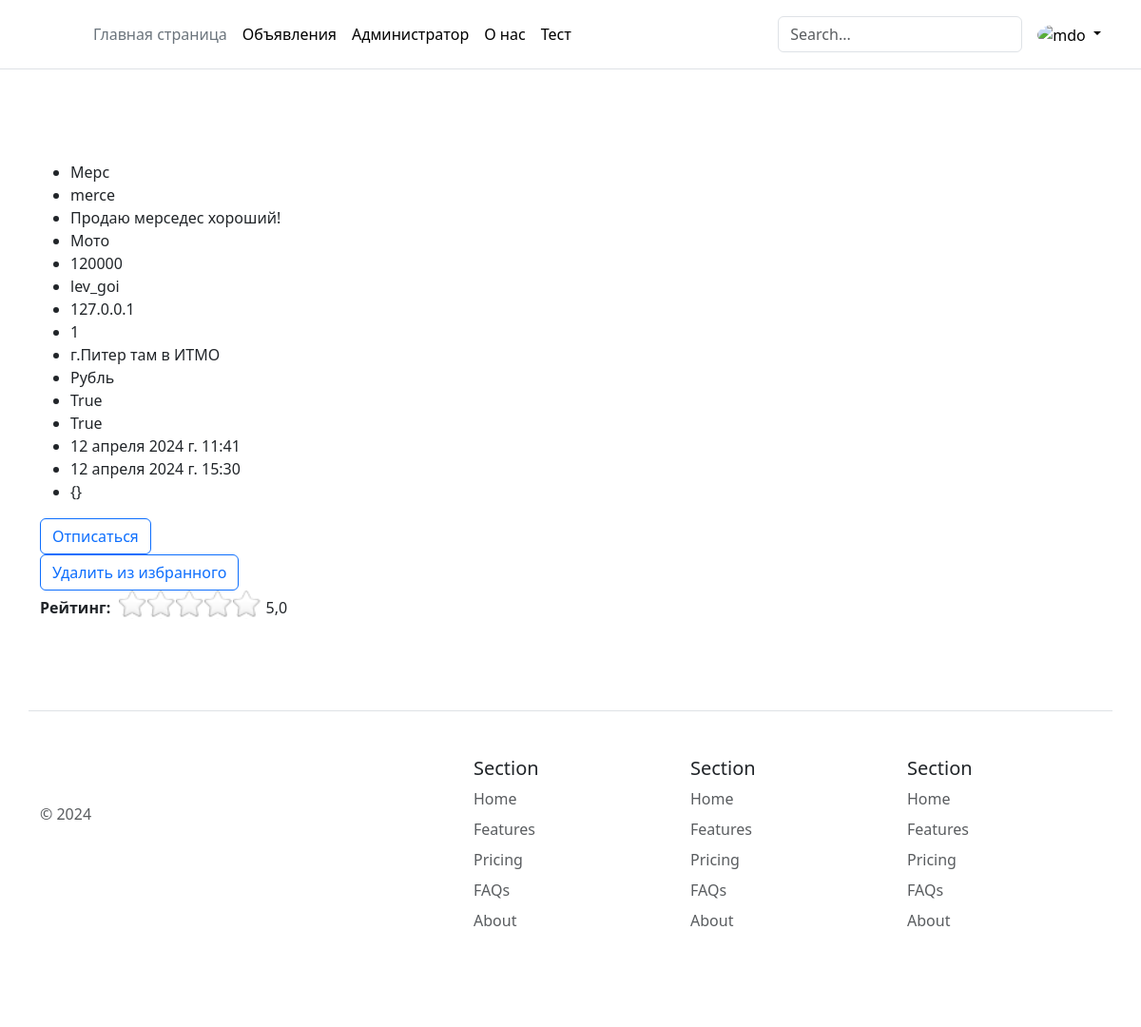
The app's page /products/1 (signed in) with its own data.
### products/models.py (models this page shows, shortened)
class Card(models.Model):
    title = models.CharField(
        max_length=200,
        verbose_name="Заглавие",
        help_text="Укажите название продукта"
    )
    slug = models.SlugField(
        unique=True,
        verbose_name="Название",
        help_text="Укажите название латиницей"
    )
    description = models.TextField(
        verbose_name="Название",
        help_text="Укажите описание группы"
    )
    category = TreeForeignKey(
        'Category',
        on_delete=models.PROTECT,
        related_name='posts',
        verbose_name='Категория'
    )
    price = models.DecimalField(
        verbose_name='Стоимость',
        help_text = "Укажите стоимость продукта",
        max_digits=30,
        decimal_places=0,
        blank=True,
        null=True
    )
    author = models.ForeignKey(
        User,
        on_delete=models.PROTECT,
        related_name='posts',
        verbose_name='Автор',
        help_text="Автор поста"
    )
    number_of_views = models.ManyToManyField(
        Ip,
        related_name="card_views",
        blank=True,
        verbose_name="Просмотр",
        help_text="IP адрес, который просмотрел карточку товара"
    )
    address = models.CharField(
        max_length=200,
        verbose_name="Адрес",
        help_text="Укажите адрес, где находиться продукт"
    )
    currency = models.ForeignKey(
        Сurrency,
        on_delete=models.PROTECT,
        blank=True,
        null=True,
        related_name='currency',
        verbose_name='Валюта',
        help_text="Валюта продукта"
    )
    published = models.BooleanField(
        default=False,
        verbose_name='Флаг публикации',
        help_text="Опубликован продукт или нет"
    )
    moderation = models.BooleanField(
        default=False,
        verbose_name='Флаг публикации(модерации)',
        help_text="Публикуем ли объявление или нет"
    )
    pub_date = models.DateTimeField(
        verbose_name='Создано',
        auto_now_add=True
    )
    pub_date_now = models.DateTimeField(
        verbose_name='Обновлено',
        auto_now=True
    )
    meta = models.CharField(
        max_length=1024,
        verbose_name="Мета",
        help_text="Мета JSON"
    )
    class Meta:
        verbose_name = "Продукт"
        verbose_name_plural = "Продукты"

class Category(MPTTModel):
    title = models.CharField(
        max_length=50,
        unique=True,
        verbose_name='Название'
    )
    parent = TreeForeignKey(
        'self',
        on_delete=models.PROTECT,
        null=True,
        blank=True,
        related_name='children',
        db_index=True,
        verbose_name='Родительская категория'
    )
    slug = models.SlugField(
        verbose_name="Название категории",
        help_text="Укажите название латиницей"
    )
    pub_date = models.DateTimeField(
        verbose_name='Создано',
        auto_now_add=True
    )
    pub_date_now = models.DateTimeField(
        verbose_name='Обновлено',
        auto_now=True
    )
    class MPTTMeta:
        order_insertion_by = ['title']
    def __str__(self):
        return self.title
    class Meta:
        unique_together = [['parent', 'slug']]
        verbose_name = 'Категория'
        verbose_name_plural = 'Категории'

class Ip(models.Model):
    ip = models.CharField(max_length=15)
    pub_date = models.DateTimeField(
        verbose_name='Создано',
        auto_now_add=True
    )
    pub_date_now = models.DateTimeField(
        verbose_name='Обновлено',
        auto_now=True
    )
    def __str__(self):
        return self.ip
    class Meta:
        verbose_name = "IP адресс"
        verbose_name_plural = "IP адреса"

class Сurrency(models.Model):
    name_currency = models.CharField(
        max_length=200,
        verbose_name="Название валюты",
        help_text="Укажите название валюты"
    )
    char_currency = models.CharField(
        max_length=10,
        verbose_name="Символ валюты",
        help_text="Укажите значок валюты символом"
    )
    currency_image = models.ImageField(
        verbose_name='Картинка валюты',
        help_text="Указжите картинку валюты",
        upload_to='currency_image/',
        blank=True,
        null=True
    )
    pub_date = models.DateTimeField(
        verbose_name='Создано',
        auto_now_add=True
    )
    pub_date_now = models.DateTimeField(
        verbose_name='Обновлено',
        auto_now=True
    )
    def __str__(self):
        return self.name_currency
    class Meta:
        verbose_name = "Валюта"
        verbose_name_plural = "Валюты"

### products/views.py (the view)
# urls.py: path('products/', include('products.urls', namespace='products')),
def products(request, pk):
    card = get_object_or_404(Card, pk=pk)
    ratings = Rating.objects.filter(card=pk)
    rating_list = [rating.star.value for rating in ratings]
    ip = get_client_ip(request)
    if Ip.objects.filter(ip=ip).exists():
        card.number_of_views.add(Ip.objects.get(ip=ip))
    else:
        Ip.objects.create(ip=ip)
        card.number_of_views.add(Ip.objects.get(ip=ip))
    user = User.objects.get(username=request.user.username)
    author = User.objects.get(username=card.author.username)
    follow_list = Follow.objects.filter(user=user, author=author)
    favourites_list = Favourites.objects.filter(user=user, card=pk)
    if follow_list:
        follow_bool = follow_list[0].flag
    else:
        follow_bool = False
    if favourites_list:
        favourites_bool = favourites_list[0].flag
    else:
        favourites_bool = False
    if rating_list:
        rating = sum(rating_list) / len(rating_list)
    else:
        rating = 0
    context = {
        'card': card,
        'number': pk,
        'star_form': RatingForm(),
        'rating': rating,
        'follow_bool': follow_bool,
        'follow_displays': True if request.user.username != card.author.username else False,
        'favourites_bool': favourites_bool
    }
    return render(request, 'products/products.html', context)

### products/forms.py
class RatingForm(forms.ModelForm):
    star = forms.ModelChoiceField(
        queryset=RatingStar.objects.all(),
        widget=forms.RadioSelect(),
        empty_label=None
    )
    class Meta:
        model = Rating
        fields = ("star",)

### products/models.py (called while the page is built)
    def __str__(self):
        return f'{self.value}'

### products/views.py (called while the page is built)
def get_client_ip(request):
    x_forwarded_for = request.META.get('HTTP_X_FORWARDED_FOR')
    if x_forwarded_for:
        ip = x_forwarded_for.split(',')[0]
    else:
        ip = request.META.get('REMOTE_ADDR')
    return ip

### templates/products/products.html (shortened to what this page needs)
{% extends 'base.html' %}
{% block content %}
<br>
<article>
   <ul>
      <li>
        {{ card.title }}
      </li>
      <li>
         {{ card.slug }}
      </li>
       <li>
         {{ card.description }}
      </li>
      <li>
          {{ card.category }}
      </li>
       <li>
           {{ card.price }}
      </li>
      <li>
          {{ card.author }}
      </li>
       <li>
           {% for i in card.number_of_views.all %}
           {{ i }}
           {% endfor %}
      </li>
       <li>
           {{ card.number_of_views.all|length }}
      </li>
      <li>
          {{ card.address }}
      </li>
       <li>
           {{ card.currency }}
      </li>
      <li>
          {{ card.published }}
      </li>
       <li>
           {{ card.moderation }}
      </li>
      <li>
          {{ card.pub_date }}
      </li>
       <li>
           {{ card.pub_date_now }}
      </li>
      <li>
          {{ card.meta }}
      </li>
   </ul>
</article>
{% if follow_displays %}
    {% if follow_bool %}
    <form action="{% url 'products:remove_follow' card.author card.id %}" method="POST">
        <button type="submit" class="btn btn-outline-primary">Отписаться</button>
    </form>
    {% else %}
    <form action="{% url 'products:add_follow' card.author card.id %}" method="POST">
        {% csrf_token %}
        <button type="submit" class="btn btn-outline-primary">Подписаться</button>
    </form>
    {% endif %}
    {% if favourites_bool %}
    <form action="{% url 'products:remove_favourit' card.pk %}" method="POST">
        <button type="submit" class="btn btn-outline-primary">Удалить из избранного</button>
    </form>
    {% else %}
    <form action="{% url 'products:add_favourit' card.pk %}" method="POST">
        {% csrf_token %}
        <button type="submit" class="btn btn-outline-primary">Добавить в избранное</button>
    </form>
    {% endif %}
{% endif %}
<form action="{% url 'products:add_rating' %}" method="POST" name="rating">
    <b>Рейтинг:</b>
    <span class="rating">
        {% for k, v in star_form.fields.star.choices %}
            <label for="rating{{ v }}">{{ k }}</label>
        {% endfor %}
    </span>
    <span class="editContent">{{ rating }}</span>
</form>
{% endblock %}

### templates/base.html (shortened to what this page needs)
<!DOCTYPE html>
{% load static %}
<html lang="ru">
   <head>
      <link rel="stylesheet" href="{% static 'css/bootstrap.min.css' %}">
   </head>
   <body>
    <header class="p-3 mb-3 border-bottom">
     {% include 'includes/header.html' %}
    </header>
    <main>
     <div class="container py-5">
        {% block content %}{% endblock %}
     </div>
    </main>
    <div class="container">
     {% include 'includes/footer.html' %}
    </div>
   </body>
</html>

### templates/includes/header.html (shortened to what this page needs)
<div class="container">
  <div class="d-flex flex-wrap align-items-center justify-content-center justify-content-lg-start">
    <a href="/" class="d-flex align-items-center mb-2 mb-lg-0 link-body-emphasis text-decoration-none">
      <svg class="bi me-2" width="40" height="32" role="img" aria-label="Bootstrap"><use xlink:href="#bootstrap"/></svg>
    </a>
    <ul class="nav col-12 col-lg-auto me-lg-auto mb-2 justify-content-center mb-md-0">
      <li><a href="{% url 'home:index' %}" class="nav-link px-2 link-secondary">Главная страница</a></li>
      <li><a href="{% url 'products:index' %}" class="nav-link px-2 link-body-emphasis">Объявления</a></li>
      <li><a href="{% url 'administrator:index' %}" class="nav-link px-2 link-body-emphasis">Администратор</a></li>
      <li><a href="{% url 'about:index' %}" class="nav-link px-2 link-body-emphasis">О нас</a></li>
      <li><a href="#exampleModalToggle" class="nav-link px-2 link-body-emphasis btn btn-primary" data-bs-toggle="modal" href="#exampleModalToggle" role="button">Тест</a></li>
    </ul>
    <form class="col-12 col-lg-auto mb-3 mb-lg-0 me-lg-3" role="search">
      <input type="search" class="form-control" placeholder="Search..." aria-label="Search">
    </form>
    {% if user.is_authenticated %}
    <div class="dropdown text-end">
      <a href="#" class="d-block link-body-emphasis text-decoration-none dropdown-toggle" data-bs-toggle="dropdown" aria-expanded="false">
        <img src="https://github.com/mdo.png" alt="mdo" width="32" height="32" class="rounded-circle">
      </a>
    </div>
    {% else %}
    <ul class="nav col-12 col-lg-auto">
      <li><a href="{% url 'admin:login' %}" class="nav-link px-2 link-body-emphasis btn btn-primary">Войти</a></li>
    </ul>
    {% endif %}
  </div>
</div>

### templates/includes/footer.html
 <footer class="row row-cols-1 row-cols-sm-2 row-cols-md-5 py-5 my-5 border-top">
    <div class="col mb-3">
      <a href="/" class="d-flex align-items-center mb-3 link-body-emphasis text-decoration-none">
        <svg class="bi me-2" width="40" height="32"><use xlink:href="#bootstrap"/></svg>
      </a>
      <p class="text-body-secondary">&copy; 2024</p>
    </div>
    <div class="col mb-3">
    </div>
    <div class="col mb-3">
      <h5>Section</h5>
      <ul class="nav flex-column">
        <li class="nav-item mb-2"><a href="#" class="nav-link p-0 text-body-secondary">Home</a></li>
        <li class="nav-item mb-2"><a href="#" class="nav-link p-0 text-body-secondary">Features</a></li>
        <li class="nav-item mb-2"><a href="#" class="nav-link p-0 text-body-secondary">Pricing</a></li>
        <li class="nav-item mb-2"><a href="#" class="nav-link p-0 text-body-secondary">FAQs</a></li>
        <li class="nav-item mb-2"><a href="#" class="nav-link p-0 text-body-secondary">About</a></li>
      </ul>
    </div>
    <div class="col mb-3">
      <h5>Section</h5>
      <ul class="nav flex-column">
        <li class="nav-item mb-2"><a href="#" class="nav-link p-0 text-body-secondary">Home</a></li>
        <li class="nav-item mb-2"><a href="#" class="nav-link p-0 text-body-secondary">Features</a></li>
        <li class="nav-item mb-2"><a href="#" class="nav-link p-0 text-body-secondary">Pricing</a></li>
        <li class="nav-item mb-2"><a href="#" class="nav-link p-0 text-body-secondary">FAQs</a></li>
        <li class="nav-item mb-2"><a href="#" class="nav-link p-0 text-body-secondary">About</a></li>
      </ul>
    </div>
    <div class="col mb-3">
      <h5>Section</h5>
      <ul class="nav flex-column">
        <li class="nav-item mb-2"><a href="#" class="nav-link p-0 text-body-secondary">Home</a></li>
        <li class="nav-item mb-2"><a href="#" class="nav-link p-0 text-body-secondary">Features</a></li>
        <li class="nav-item mb-2"><a href="#" class="nav-link p-0 text-body-secondary">Pricing</a></li>
        <li class="nav-item mb-2"><a href="#" class="nav-link p-0 text-body-secondary">FAQs</a></li>
        <li class="nav-item mb-2"><a href="#" class="nav-link p-0 text-body-secondary">About</a></li>
      </ul>
    </div>
  </footer>

### records on screen
Card: title "Мерс", slug "merce", description "Продаю мерседес хороший!", category "Мото", price "120000", author "lev_goi", number_of_views.all|length "1", address "г.Питер там в ИТМО", currency "Рубль", published "True", moderation "True", pub_date "12 апреля 2024 г. 11:41", pub_date_now "12 апреля 2024 г. 15:30", meta "{}"
Ip: ip "127.0.0.1"

### other values on screen
{{ rating }} "5,0"
